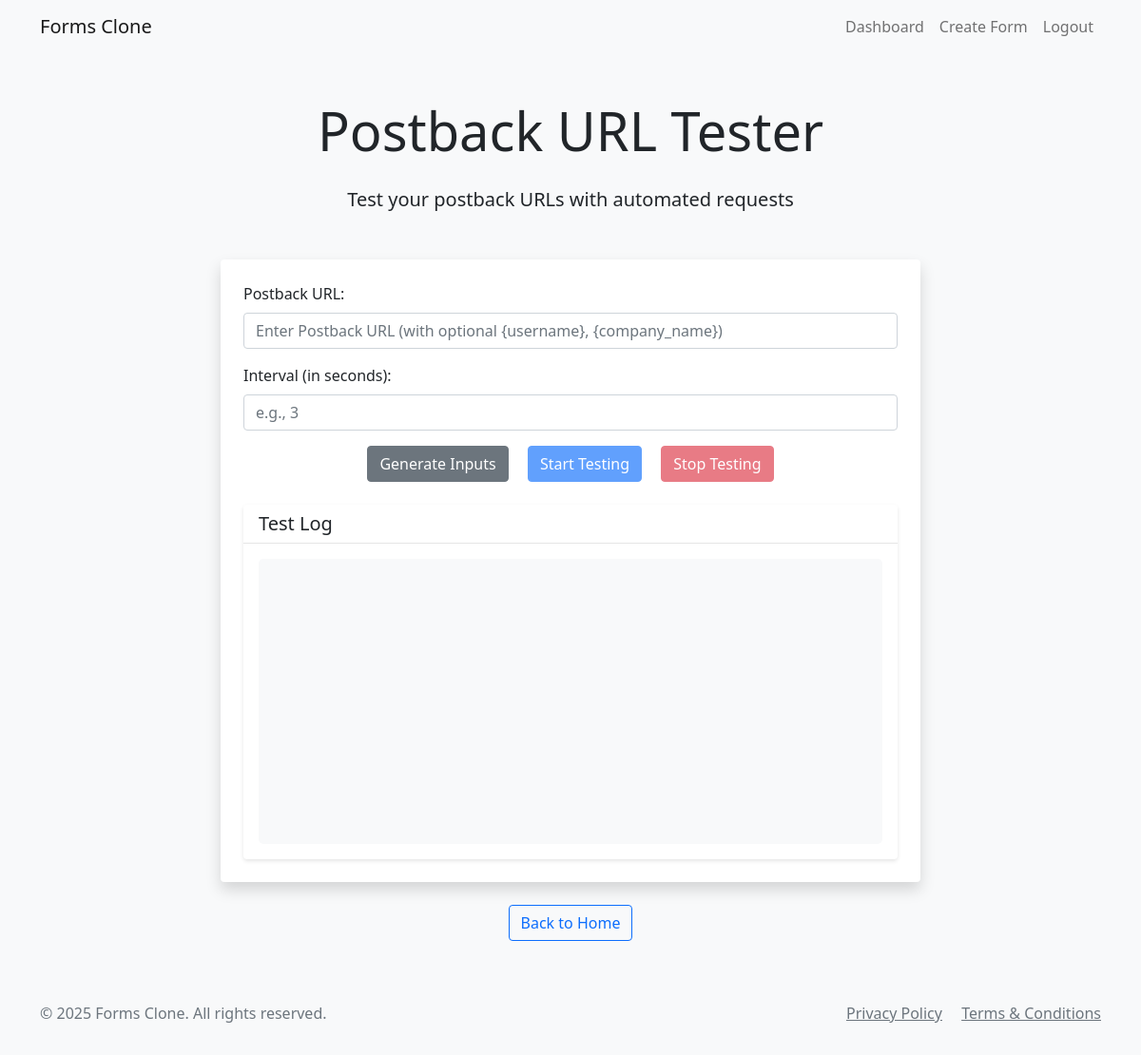
The app's page /postback_tester?postback_id=1 (signed in), older data.
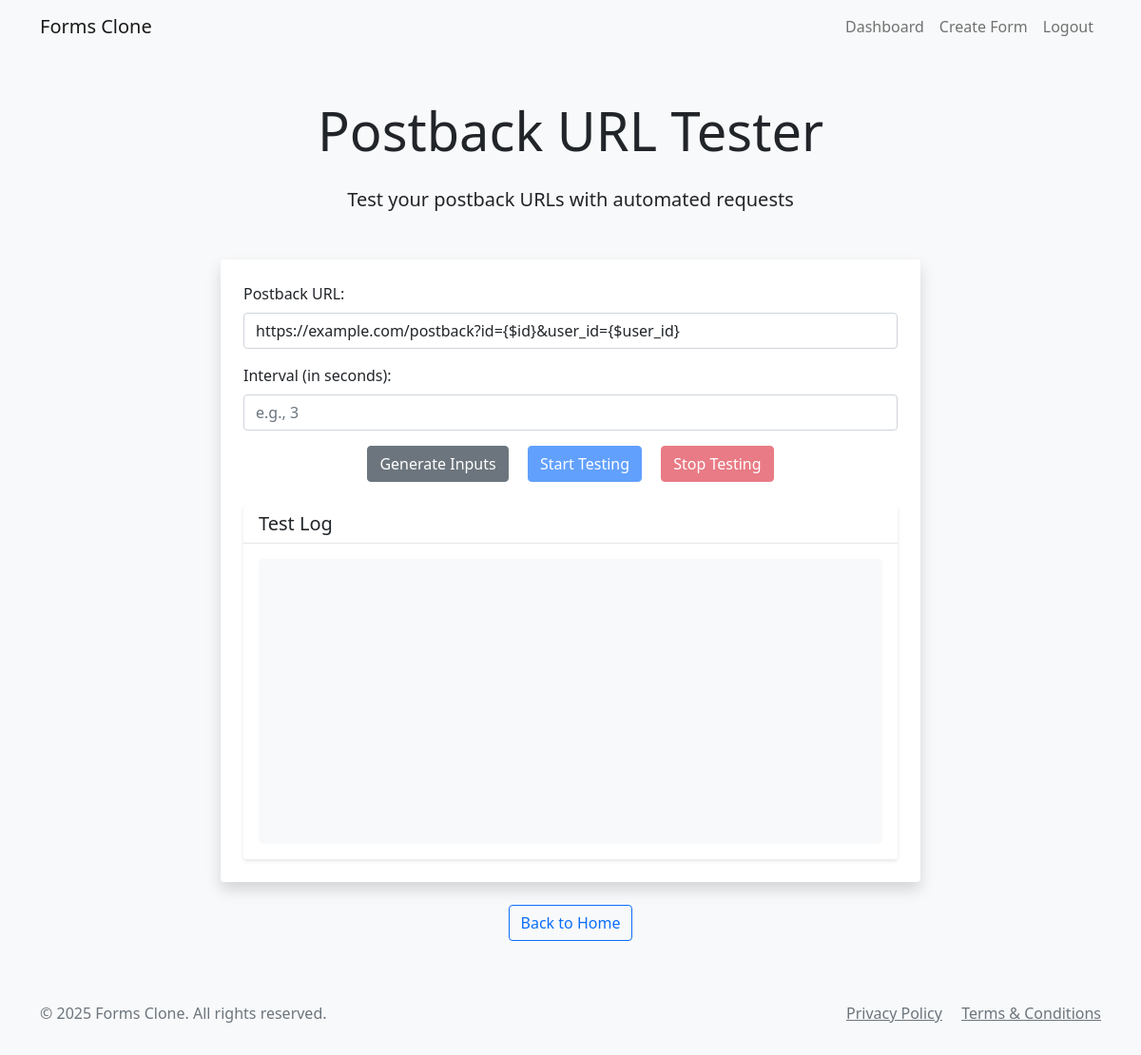
The same page, newer data.
### app.py (models this page shows)
class Postback(db.Model):
    id = db.Column(db.Integer, primary_key=True)
    url = db.Column(db.String(500), nullable=False)
    user_id = db.Column(db.Integer, db.ForeignKey('user.id'), nullable=False)
    created_at = db.Column(db.DateTime, default=datetime.utcnow)

### app.py (the view)
@app.route('/postback_tester')
def postback_tester():
    postback_id = request.args.get('postback_id', type=int)
    postback_url = ""
    if postback_id:
        postback = Postback.query.get(postback_id)
        if postback:
            postback_url = postback.url  # Assumes your Postback model has a 'url' field
    return render_template('postback_tester.html', postback_url=postback_url)

### app.py (called while the page is built)
@app.context_processor
def inject_now():
    return {'now': datetime.now()}

@app.context_processor
def inject_csrf_token():
    return {'csrf_token': lambda: 'dummy_token'}

@login_manager.user_loader
def load_user(user_id):
    return User.query.get(int(user_id))

### templates/postback_tester.html (shortened to what this page needs)
{% extends "base.html" %}
{% block content %}
<div class="row justify-content-center">
    <div class="col-md-8">
        <div class="text-center py-4">
            <h1 class="display-4 mb-4">Postback URL Tester</h1>
            <p class="lead mb-4">Test your postback URLs with automated requests</p>
        </div>
        <div class="card shadow">
            <div class="card-body p-4">
                <div class="mb-3">
                   <label for="postbackUrl" class="form-label">Postback URL:</label>
<input type="text" class="form-control" id="postbackUrl"
       value="{{ postback_url }}"
       placeholder="Enter Postback URL (with optional {username}, {company_name})" />
                </div>
                <div class="mb-3">
                    <label for="interval" class="form-label">Interval (in seconds):</label>
                    <input type="number" class="form-control" id="interval" placeholder="e.g., 3" min="1" />
                </div>
                <div class="text-center mb-4">
                    <button id="generateInputsBtn" class="btn btn-secondary me-3">Generate Inputs</button>
                    <button id="startBtn" class="btn btn-primary me-3" disabled>Start Testing</button>
                    <button id="stopBtn" class="btn btn-danger" disabled>Stop Testing</button>
                </div>
                <div class="card">
                    <div class="card-header">
                        <h5 class="mb-0">Test Log</h5>
                    </div>
                    <div class="card-body">
                        <div id="log" style="height: 300px; overflow-y: auto; font-family: monospace; font-size: 0.9em; background-color: #f8f9fa; padding: 15px; border-radius: 5px;"></div>
                    </div>
                </div>
            </div>
        </div>
        <div class="text-center mt-4">
            <a href="{{ url_for('index') }}" class="btn btn-outline-primary">Back to Home</a>
        </div>
    </div>
</div>
{% endblock %}

Row changes from the older to the newer data that the page shows:
added Postback: url "https://example.com/postback?id={$id}&user_id={$user_id}"
